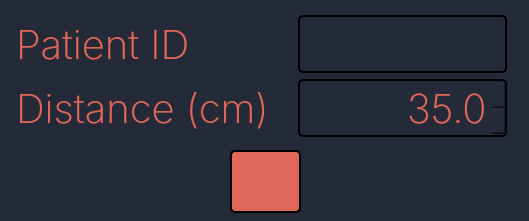
<?xml version="1.0" encoding="UTF-8"?>
<ui version="4.0">
 <class>Dialog</class>
 <widget class="QDialog" name="Dialog">
  <property name="windowModality">
   <enum>Qt::ApplicationModal</enum>
  </property>
  <property name="geometry">
   <rect>
    <x>0</x>
    <y>0</y>
    <width>529</width>
    <height>221</height>
   </rect>
  </property>
  <property name="windowTitle">
   <string>Dialog</string>
  </property>
  <property name="styleSheet">
   <string notr="true">background-color: rgb(36, 42, 56);
color:rgb(223, 103, 90);
font: 75 30pt &quot;Inter&quot;;</string>
  </property>
  <property name="inputMethodHints">
   <set>Qt::ImhFormattedNumbersOnly</set>
  </property>
  <property name="modal">
   <bool>false</bool>
  </property>
  <widget class="QPushButton" name="okBtn">
   <property name="geometry">
    <rect>
     <x>230</x>
     <y>150</y>
     <width>71</width>
     <height>63</height>
    </rect>
   </property>
   <property name="sizePolicy">
    <sizepolicy hsizetype="Fixed" vsizetype="Fixed">
     <horstretch>0</horstretch>
     <verstretch>0</verstretch>
    </sizepolicy>
   </property>
   <property name="styleSheet">
    <string notr="true">QPushButton
{
  background-color: rgb(223, 103, 90);
  color: rgb(223, 103, 90);
  border-style: solid;
  border-width: 2px;
  border-radius: 5px;
  border-color: rgb(0, 0, 0);
  padding: 5px;
  icon: url(:/Icons/GUI_Resources/upload.svg);
  qproperty-iconSize: 60px;
}

QPushButton::hover
{
  background-color:rgb(255, 116, 103);
  color: rgb(223, 103, 90);
  border-style: solid;
  border-width: 2px;
  border-radius: 5px;
  border-color: rgb(0, 0, 0);
  padding: 5px;
}

QPushButton::pressed
{
  background-color:rgb(166, 75, 67);
  color: rgb(223, 103, 90);
  border-style: solid;
  border-width: 2px;
  border-radius: 5px;
  border-color: rgb(0, 0, 0);
  padding: 5px;
}

QPushButton::disabled
{
  background-color:rgb(36, 42, 56);
  color:rgb(223, 103, 90);
  border-width: 0px;
  border-color: rgb(0, 0, 0);
  padding: 5px;
}

</string>
   </property>
   <property name="text">
    <string/>
   </property>
   <property name="iconSize">
    <size>
     <width>60</width>
     <height>60</height>
    </size>
   </property>
  </widget>
  <widget class="QWidget" name="">
   <property name="geometry">
    <rect>
     <x>16</x>
     <y>15</y>
     <width>491</width>
     <height>122</height>
    </rect>
   </property>
   <layout class="QHBoxLayout" name="horizontalLayout">
    <item>
     <layout class="QVBoxLayout" name="verticalLayout_2">
      <item>
       <widget class="QLabel" name="label_3">
        <property name="sizePolicy">
         <sizepolicy hsizetype="Preferred" vsizetype="MinimumExpanding">
          <horstretch>0</horstretch>
          <verstretch>0</verstretch>
         </sizepolicy>
        </property>
        <property name="font">
         <font>
          <family>Inter</family>
          <pointsize>30</pointsize>
          <weight>9</weight>
          <italic>false</italic>
          <bold>false</bold>
         </font>
        </property>
        <property name="text">
         <string>Patient ID</string>
        </property>
        <property name="alignment">
         <set>Qt::AlignLeading|Qt::AlignLeft|Qt::AlignVCenter</set>
        </property>
       </widget>
      </item>
      <item>
       <widget class="QLabel" name="label">
        <property name="sizePolicy">
         <sizepolicy hsizetype="MinimumExpanding" vsizetype="MinimumExpanding">
          <horstretch>0</horstretch>
          <verstretch>0</verstretch>
         </sizepolicy>
        </property>
        <property name="font">
         <font>
          <family>Inter</family>
          <pointsize>30</pointsize>
          <weight>9</weight>
          <italic>false</italic>
          <bold>false</bold>
         </font>
        </property>
        <property name="text">
         <string>Distance (cm)  </string>
        </property>
        <property name="alignment">
         <set>Qt::AlignLeading|Qt::AlignLeft|Qt::AlignVCenter</set>
        </property>
       </widget>
      </item>
     </layout>
    </item>
    <item>
     <layout class="QVBoxLayout" name="verticalLayout">
      <item>
       <widget class="QLineEdit" name="PatientIDLineEdit">
        <property name="sizePolicy">
         <sizepolicy hsizetype="Expanding" vsizetype="MinimumExpanding">
          <horstretch>0</horstretch>
          <verstretch>0</verstretch>
         </sizepolicy>
        </property>
        <property name="font">
         <font>
          <family>Inter</family>
          <pointsize>30</pointsize>
          <weight>9</weight>
          <italic>false</italic>
          <bold>false</bold>
         </font>
        </property>
        <property name="styleSheet">
         <string notr="true">border-style: solid;
border-width: 2px;
border-radius: 5px;
border-color: rgb(0, 0, 0);</string>
        </property>
        <property name="maxLength">
         <number>36</number>
        </property>
       </widget>
      </item>
      <item>
       <widget class="QDoubleSpinBox" name="deltaxSpinBox">
        <property name="enabled">
         <bool>true</bool>
        </property>
        <property name="sizePolicy">
         <sizepolicy hsizetype="Minimum" vsizetype="MinimumExpanding">
          <horstretch>0</horstretch>
          <verstretch>0</verstretch>
         </sizepolicy>
        </property>
        <property name="font">
         <font>
          <family>Inter</family>
          <pointsize>30</pointsize>
          <weight>9</weight>
          <italic>false</italic>
          <bold>false</bold>
         </font>
        </property>
        <property name="styleSheet">
         <string notr="true">QDoubleSpinBox
{
  background-color: rgb(36, 42, 56);
  color: rgb(223, 103, 90);
  border-style: solid;
  border-width: 2px;
  border-radius: 5px;
  border-color: rgb(0, 0, 0);
  padding: 1px;
}

QDoubleSpinBox::up-button {
	background-color: rgb(223, 103, 90);
	image: url(:/Icons/GUI_Resources/chevron-up.svg);
	width: 40px;
  	border-style: solid;
  	border-width: 2px;
  	border-radius: 5px;
  	border-color: rgb(0, 0, 0);
}

QDoubleSpinBox::up-button:hover {
	background-color: rgb(255, 116, 103);
}

QDoubleSpinBox::up-button:pressed {
	background-color: rgb(157, 71, 63);
}

QDoubleSpinBox::up-button:disabled {
	background-color: rgb(93, 93, 93);
}

QDoubleSpinBox::down-button {
	background-color: rgb(223, 103, 90);
	image: url(:/Icons/GUI_Resources/chevron-down.svg);
	width: 40px;
  	border-style: solid;
  	border-width: 2px;
  	border-radius: 5px;
  	border-color: rgb(0, 0, 0);
}

QDoubleSpinBox::down-button:hover {
	background-color: rgb(255, 116, 103);
}

QDoubleSpinBox::down-button:pressed {
	background-color: rgb(157, 71, 63);
}

QDoubleSpinBox::down-button:disabled {
	background-color: rgb(93, 93, 93);
}

QDoubleSpinBox::disabled
{
  color: rgb(93, 93, 93);
}</string>
        </property>
        <property name="alignment">
         <set>Qt::AlignRight|Qt::AlignTrailing|Qt::AlignVCenter</set>
        </property>
        <property name="decimals">
         <number>1</number>
        </property>
        <property name="minimum">
         <double>-100.000000000000000</double>
        </property>
        <property name="singleStep">
         <double>0.500000000000000</double>
        </property>
        <property name="value">
         <double>35.000000000000000</double>
        </property>
       </widget>
      </item>
     </layout>
    </item>
   </layout>
  </widget>
 </widget>
 <resources>
  <include location="Resource_file.qrc"/>
 </resources>
 <connections>
  <connection>
   <sender>okBtn</sender>
   <signal>clicked()</signal>
   <receiver>Dialog</receiver>
   <slot>accept()</slot>
   <hints>
    <hint type="sourcelabel">
     <x>244</x>
     <y>87</y>
    </hint>
    <hint type="destinationlabel">
     <x>188</x>
     <y>63</y>
    </hint>
   </hints>
  </connection>
 </connections>
</ui>
